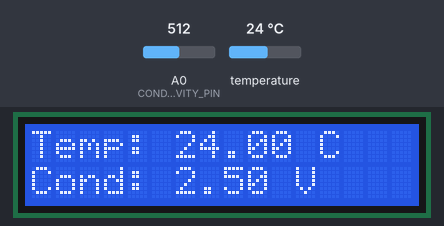
Bench run of a sketch on a simulated Arduino Uno, built with avr-gcc and run on an emulated ATmega328P. Shown: 16×2 character LCD. Inputs (shaded band) come from the test bench; at power-on: temperature 24 °C, A0 (CONDUCTIVITY_PIN) = 512. What the sketch prints to the serial monitor is not drawn.

Above: at 1.2 s.
1.3 s: temperature set to 12 °C
At 3.8 s:
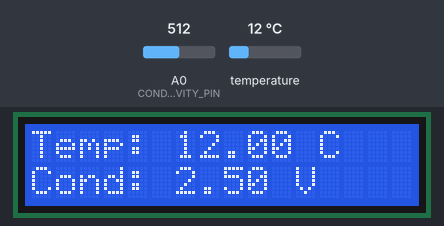
4.1 s: A0 (CONDUCTIVITY_PIN) set to 716
At 5.0 s:
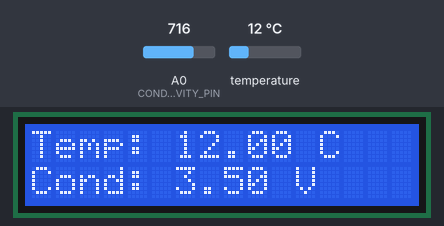
6.6 s: temperature set to 19 °C
At 8.5 s:
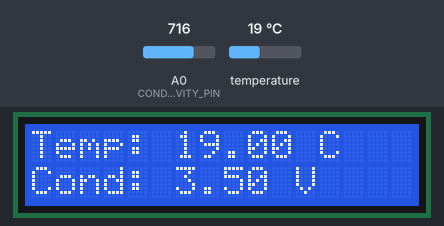
9.5 s: A0 (CONDUCTIVITY_PIN) set to 900
At 10.9 s:
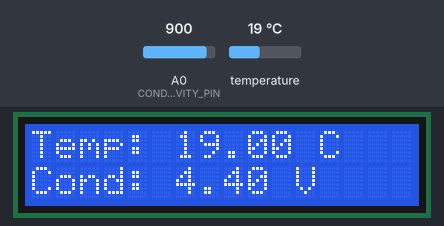
12.0 s: temperature set to 28 °C
At 14.3 s:
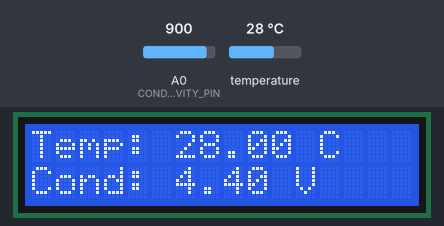
14.9 s: A0 (CONDUCTIVITY_PIN) set to 1023
At 16.7 s:
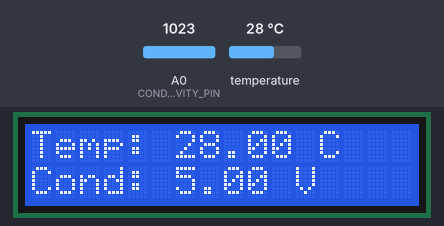
Timing chart, 0 to 18.2 s (numbered marks = the images above; inputs shaded):
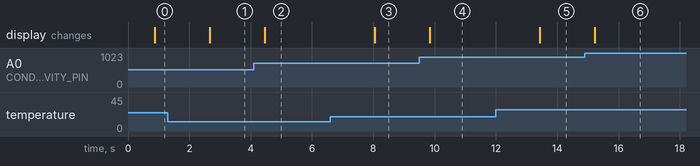

Measured:
- after the input at 1.3 s, the display: changes after 1.4 s (image 1)
- after the input at 4.1 s, the display: changes after 0.36 s (image 2)
- after the input at 6.6 s, the display: changes after 1.4 s (image 3)
- after the input at 9.5 s, the display: changes after 0.34 s (image 4)
- after the input at 12.0 s, the display: changes after 1.4 s (image 5)
- after the input at 14.9 s, the display: changes after 0.32 s (image 6)

The sketch:

cond.ino
```cpp
#include <Wire.h>
#include <LiquidCrystal_I2C.h>
#include <OneWire.h>
#include <DallasTemperature.h>

// Pin definitions
#define ONE_WIRE_BUS 1 // Pin connected to DS18B20 Data pin
#define CONDUCTIVITY_PIN A0 // Pin connected to voltage divider

// Setup LCD
LiquidCrystal_I2C lcd(0x27, 16, 2); // Adjust the I2C address if needed

OneWire oneWire(ONE_WIRE_BUS);
DallasTemperature sensors(&oneWire);

void setup() {
  Serial.begin(9600);
  sensors.begin();

  // Initialize the LCD with 16 columns and 2 rows
  lcd.begin(16, 2);  // Fix: Pass the number of columns and rows to lcd.begin()
  lcd.backlight();   // Turn on the backlight
}

void loop() {
  // Read temperature
  sensors.requestTemperatures();
  float temperature = sensors.getTempCByIndex(0);

  // Read conductivity
  int sensorValue = analogRead(CONDUCTIVITY_PIN);
  float conductivityVoltage = sensorValue * (5.0 / 1023.0); // Convert to voltage

  // Display readings on LCD
  lcd.clear(); // Clear previous display
  lcd.setCursor(0, 0); // Set cursor to first row
  lcd.print("Temp: ");
  lcd.print(temperature);
  lcd.print(" C");

  lcd.setCursor(0, 1); // Set cursor to second row
  lcd.print("Cond: ");
  lcd.print(conductivityVoltage);
  lcd.print(" V");

  // Display readings in Serial Monitor
  Serial.print("Temperature: ");
  Serial.print(temperature);
  Serial.print(" °C, Conductivity Voltage: ");
  Serial.println(conductivityVoltage);

  delay(1000); // Delay for readability
}
```
